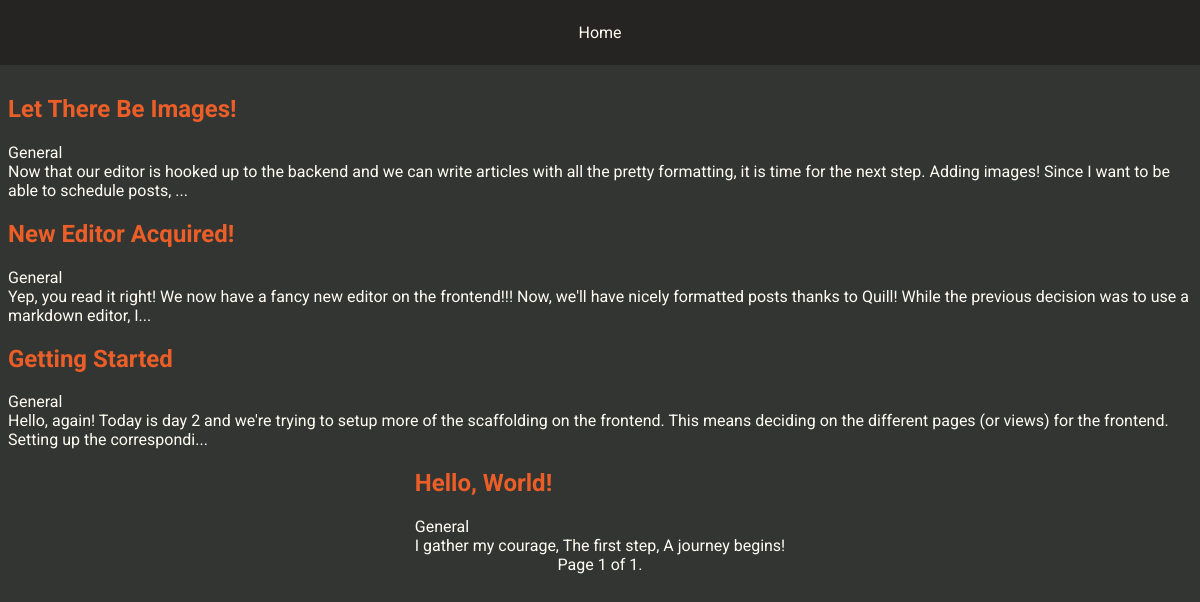
The page / on the database its author committed.
### blog/models.py (models this page shows, shortened)
class Article(models.Model):
    class Status(models.TextChoices):
        DRAFT = "DR", _("Draft")
        SCHEDULED = "SC", _("Scheduled")
        PUBLISHED = "PU", _("Published")
    title = models.CharField(max_length=250)
    slug = models.SlugField(max_length=255, unique=True)
    content = models.TextField()
    excerpt = models.TextField(max_length=200, blank=True)
    topic = models.ForeignKey(Topic, on_delete=models.SET_NULL, null=True)
    tags = models.ManyToManyField(Tag, blank=True)
    status = models.CharField(max_length=2, choices=Status, default=Status.DRAFT)
    featured_image = models.ImageField(upload_to='media/images/', blank=True)
    created_at = models.DateTimeField(auto_now_add=True)
    updated_at = models.DateTimeField(auto_now=True)
    published_at = models.DateTimeField(null=True, blank=True)
    author = models.ForeignKey(User, on_delete=models.CASCADE)
    class Meta:
        ordering = ['-published_at', '-created_at']
        indexes = [
            models.Index(fields=['status', 'published_at']),
        ]

class Topic(models.Model):
    name = models.CharField(max_length=100, unique=True)
    slug = models.SlugField(max_length=100, unique=True)
    description = models.TextField(blank=True)
    def __str__(self):
        return self.name

### blog/views.py (the view)
# urls.py: path("", views.index, name="index"),
def index(request):
    ARTICLES_PER_PAGE = 10
    page_number = request.GET.get('page', 1)
    articles = Article.objects.filter(status=Article.Status.PUBLISHED)
    paginator = Paginator(articles, ARTICLES_PER_PAGE)
    try:
        page_obj = paginator.page(page_number)
    except EmptyPage as e:
        return render(request, 'blog/index.html', {"message": str(e)})
    return render(request, 'blog/index.html', {"page_obj": page_obj})

### blog/templates/blog/index.html (shortened to what this page needs)
{% extends 'blog/layout.html' %}
{% load static %}
{% block css %}
    <link rel="stylesheet" href="{% static 'blog/css/index.css' %}">
{% endblock %}
{% block body %}
    {% if page_obj %}
        {% for article in page_obj %}
            <article class="article-card">
                <h2><a href="{% url 'blog:article' article.slug %}">{{ article.title }}</a></h2>
                <div>{{ article.topic }}</div>
                <div>{{ article.excerpt }}</div>
            </article>
        {% endfor %}
        <div class="pagination">
            <span class="step-links">
                <span class="current">
                    Page {{ page_obj.number }} of {{ page_obj.paginator.num_pages }}.
                </span>
            </span>
        </div>
    {% endif %}
{% endblock %}

### blog/static/blog/css/layout.css (style rules this page uses)
:root { --bg-light: #252422; --bg: #333533; --text: #fffcf2; --text-dark: #ccc5b9; --accent: #eb5e28; font-family: 'Roboto'; }
body { margin-top: 75px; background-color: var(--bg); color: var(--text); }

### rows shown on the page
Article: title "Let There Be Images!", topic "General", excerpt "Now that our editor is hooked up to the backend and we can write articles with all the pretty formatting, it is time for the next step. Adding images! Since I want to be able to schedule posts, ..."
Article: title "New Editor Acquired!", topic "General", excerpt "Yep, you read it right! We now have a fancy new editor on the frontend!!! Now, we'll have nicely formatted posts thanks to Quill! While the previous decision was to use a markdown editor, I..."
Article: title "Getting Started", topic "General", excerpt "Hello, again! Today is day 2 and we're trying to setup more of the scaffolding on the frontend. This means deciding on the different pages (or views) for the frontend. Setting up the correspondi..."
Article: title "Hello, World!", topic "General", excerpt "I gather my courage, The first step, A journey begins!"

### other values the page prints
{{ page_obj.number }} "1"
{{ page_obj.paginator.num_pages }} "1"
